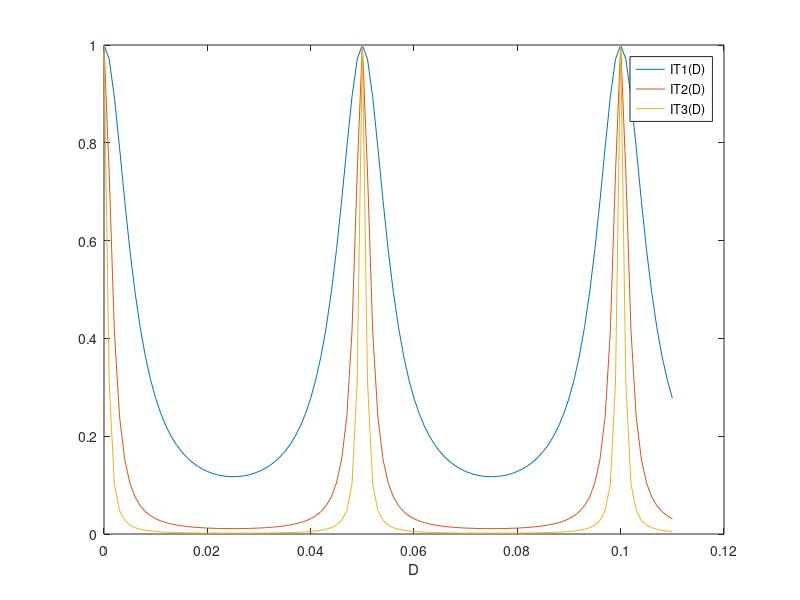

The MATLAB source for this figure:
% I16FABRYS
% Fabry-Perot Transmission depending on D.
% ?ormal incidence. Parameters: reflection coefficient, wavelength ?, refractive index.
% See for global definition.The finess ?g/2 is ?/ ??. All length in mm.
function I16FABRYS;
% Delta = 2*pi/Lamda   2D (n2) cos(Theta2)
D = (0:0.001:0.11);
n2 = 1;
Lamda = 0.1;
r1 = 0.7
r2 = 0.9
r3 = 0.97;
g1 = (2*r1)/(1-r1^2);
g2 = (2*r2)/(1-r2^2);
g3 = (2*r1)/(1-r3^2);

IT1 = 1./(1+(g1^2)*((sin(2*(pi/Lamda)*D*n2)).^2));
IT2 = 1./(1+(g2^2)*((sin(2*(pi/Lamda)*D*n2)).^2));
IT3 = 1./(1+(g3^2)*((sin(2*(pi/Lamda)*D*n2)).^2));

figure(1);
plot(D,IT1,D,IT2,D,IT3);
axis([0 0.12 0 1]);
xlabel('D');
legend('IT1(D)','IT2(D)','IT3(D)');
